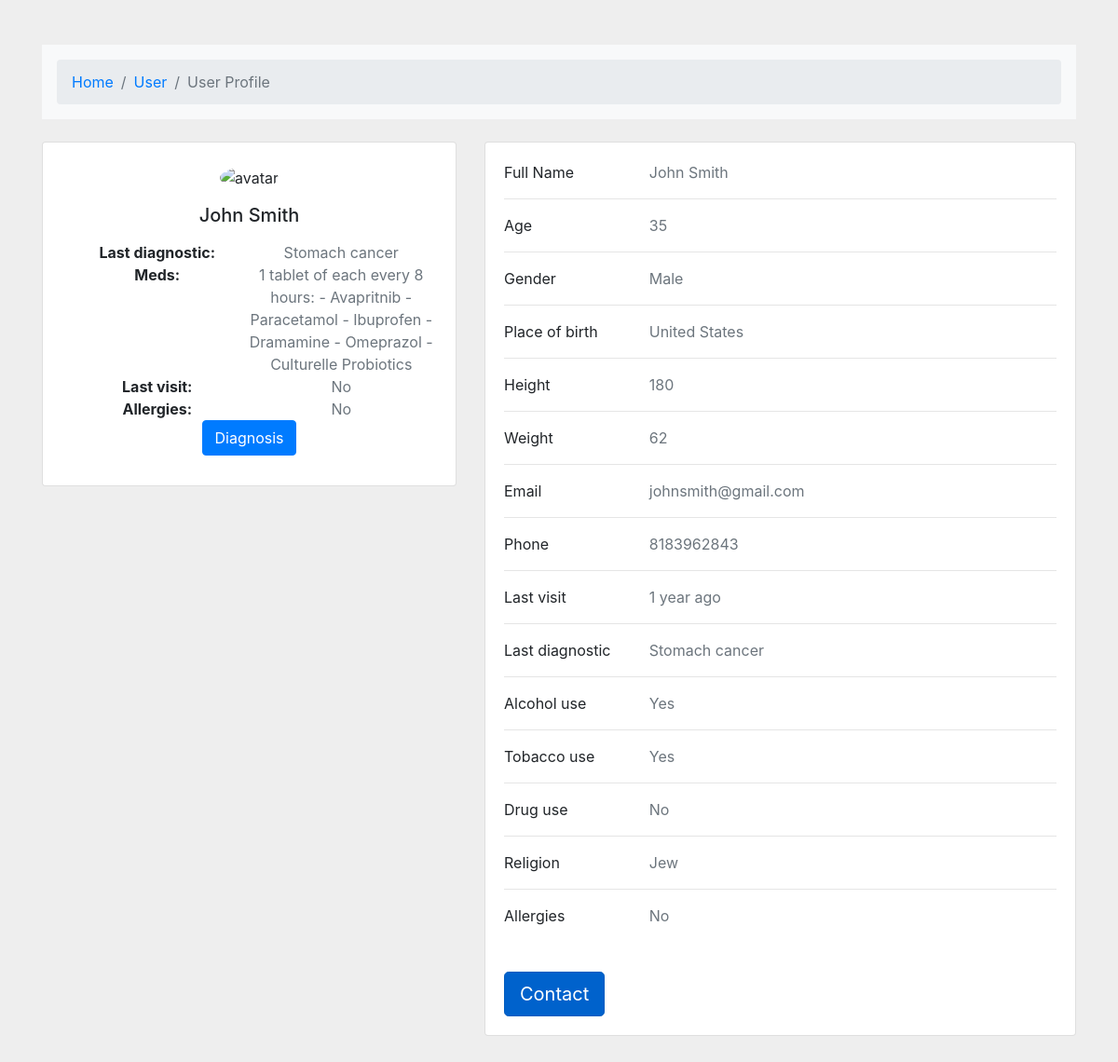
The page /patient/ on the database its author committed.
### blog/models.py (models this page shows)
class Patient(models.Model):
   genderOptions = (
       (
           'Male',
           'Male',
       ),
       (
           'Female',
           'Female',
       ),
       (
           'Prefer not to say',
           'Prefer not to say',
       ),
   )
   yes_no = (
       (
           'No',
           'No',
       ),
       (
           'Yes',
           'Yes'
       )
   )
   name = models.CharField(max_length=150,null=True)
   age = models.IntegerField(null=True)
   gender = models.CharField(max_length=100,choices=genderOptions,null=True)
   place_of_birth = models.CharField(max_length=100,null=True)
   height = models.IntegerField(null=True)
   weight = models.IntegerField(null=True)
   mail = models.CharField(max_length = 100,null=True)
   phone = models.IntegerField(null=True)
   last_visit = models.TextField(null=True)
   alcohol = models.CharField(max_length=100, choices=yes_no,null=True)
   smoke = models.CharField(max_length=100, choices=yes_no,null=True)
   drugs = models.CharField(max_length=100, choices=yes_no,null=True)
   religion = models.CharField(max_length=255,null=True)
   allergies = models.CharField(max_length=100, choices=yes_no,null=True)
   last_diagnostic = models.TextField(null=True)
   meds = models.TextField(null=True)

### blog/views.py (the view)
# urls.py: path('patient/', patient),
def patient(request):
    if request.method == "POST":
        form = Patient(request.POST)
        if form.is_valid():
            post = form.save(commit=False)
            post.name = request.name
            post.save()
            print(Patient.objects.all())
            return redirect('blog/patient.html', pk=post.pk)
    else:
        patients = Patient.objects.all()
        patient = patients.first()
        form = Patient()
        return render(request, 'blog/patient.html',{'patient':patient})

### blog/templates/blog/patient.html (shortened to what this page needs)
<!doctype html>
<html lang="en">
  <head>
    <link rel="stylesheet" href="https://cdn.jsdelivr.net/npm/bootstrap@4.3.1/dist/css/bootstrap.min.css">
  </head>
  <body>
  <section style="background-color: #eee;">
    <div class="container py-5">
      <div class="row">
        <div class="col">
          <nav aria-label="breadcrumb" class="bg-light rounded-3 p-3 mb-4">
            <ol class="breadcrumb mb-0">
              <li class="breadcrumb-item"><a href="#">Home</a></li>
              <li class="breadcrumb-item"><a href="#">User</a></li>
              <li class="breadcrumb-item active" aria-current="page">User Profile</li>
            </ol>
          </nav>
        </div>
      </div>
      <div class="row">
        <div class="col-lg-5">
          <div class="card mb-4">
            <div class="p-4 card-body text-center">
              <img src="https://mdbcdn.b-cdn.net/img/Photos/new-templates/bootstrap-chat/ava3.webp" alt="avatar"
                class="rounded-circle img-fluid" style="width: 150px;">
              <h5 class="my-3">{{patient.name}}</h5>
              <b class="float-left" style="width: 50%; text-align: center;">Last diagnostic:</b><span class = "float-left text-muted" style="width: 50%; text-align: center;">{{patient.last_diagnostic}}</span>
              <br>
              <b class="float-left" style="width: 50%; text-align: center;">Meds:</b><span class = "float-left  text-muted" style="width: 50%; text-align: center;">{{patient.meds}}</span>
              <br>
              <b class="float-left" style="width: 50%; text-align: center;">Last visit:</b><span class = "float-left text-muted" style="width: 50%; text-align: center;">{{patient.allergies}}</span>
              <br>
              <b class="float-left" style="width: 50%; text-align: center;">Allergies:</b><span class = "float-left text-muted" style="width: 50%; text-align: center;">{{patient.allergies}}</span>
              <br>
              <br>
              <div class="d-float justify-align-center mb-2">
                <a href="/diagnosis" type="button" class="btn btn-primary">Diagnosis</a>
              </div>
            </div>
          </div>
        </div>
        <div class="col-lg-7">
          <div class="card mb-4">
            <div class="card-body">
              <div class="row">
                <div class="col-sm-3">
                  <p class="mb-0">Full Name</p>
                </div>
                <div class="col-sm-9">
                  <p class="text-muted mb-0">{{patient.name}}</p>
                </div>
              </div>
              <hr>
              <div class="row">
                <div class="col-sm-3">
                  <p class="mb-0">Age</p>
                </div>
                <div class="col-sm-9">
                  <p class="text-muted mb-0">{{patient.age}}</p>
                </div>
              </div>
              <hr>
              <div class="row">
                <div class="col-sm-3">
                  <p class="mb-0">Gender</p>
                </div>
                <div class="col-sm-9">
                  <p class="text-muted mb-0">{{patient.gender}}</p>
                </div>
              </div>
              <hr><div class="row">
                <div class="col-sm-3">
                  <p class="mb-0">Place of birth</p>
                </div>
                <div class="col-sm-9">
                  <p class="text-muted mb-0">{{patient.place_of_birth}}</p>
                </div>
              </div>
              <hr>
              <div class="row">
                <div class="col-sm-3">
                  <p class="mb-0">Height</p>
                </div>
                <div class="col-sm-9">
                  <p class="text-muted mb-0">{{patient.height}}</p>
                </div>
              </div>
              <hr>
              <div class="row">
                <div class="col-sm-3">
                  <p class="mb-0">Weight</p>
                </div>
                <div class="col-sm-9">
                  <p class="text-muted mb-0">{{patient.weight}}</p>
                </div>
              </div>
              <hr>
              <div class="row">
                <div class="col-sm-3">
                  <p class="mb-0">Email</p>
                </div>
                <div class="col-sm-9">
                  <p class="text-muted mb-0">{{patient.mail}}</p>
                </div>
              </div>
              <hr>
              <div class="row">
                <div class="col-sm-3">
                  <p class="mb-0">Phone</p>
                </div>
                <div class="col-sm-9">
                  <p class="text-muted mb-0">{{patient.phone}}</p>
                </div>
                </div>
                <hr>
                <div class="row">
                  <div class="col-sm-3">
                    <p class="mb-0">Last visit</p>
                  </div>
                  <div class="col-sm-9">
                    <p class="text-muted mb-0">{{patient.last_visit}}</p>
                  </div>
                  </div>
                  <hr>
                  <div class="row">
                    <div class="col-sm-3">
                      <p class="mb-0">Last diagnostic</p>
                    </div>
                    <div class="col-sm-9">
                      <p class="text-muted mb-0">{{patient.last_diagnostic}}</p>
                    </div>
                    </div>
                    <hr>
                  <div class="row">
                    <div class="col-sm-3">
                      <p class="mb-0">Alcohol use</p>
                    </div>
                    <div class="col-sm-9">
                      <p class="text-muted mb-0">{{patient.alcohol}}</p>
                    </div>
                    </div>
                    <hr>
                    <div class="row">
                      <div class="col-sm-3">
                        <p class="mb-0">Tobacco use</p>
                      </div>
                      <div class="col-sm-9">
                        <p class="text-muted mb-0">{{patient.smoke}}</p>
                      </div>
                      </div>
                      <hr>
                      <div class="row">
                        <div class="col-sm-3">
                          <p class="mb-0">Drug use</p>
                        </div>
                        <div class="col-sm-9">
                          <p class="text-muted mb-0">{{patient.drugs}}</p>
                        </div>
                        </div>
                        <hr>
                        <div class="row">
                          <div class="col-sm-3">
                            <p class="mb-0">Religion</p>
                          </div>
                          <div class="col-sm-9">
                            <p class="text-muted mb-0">{{patient.religion}}</p>
                          </div>
                          </div>
                          <hr>
                          <div class="row">
                            <div class="col-sm-3">
                              <p class="mb-0">Allergies</p>
                            </div>
                            <div class="col-sm-9">
                              <p class="text-muted mb-0">{{patient.allergies}}</p>
                            </div>
                            </div>
                            <br>
                            <br>
                            <a href="#" class="btn btn-primary btn-lg active" role="button" aria-pressed="true">Contact</a>
            </div>
  </body>
</html>

### rows shown on the page
Patient: name "John Smith", last_diagnostic "Stomach cancer", meds "1 tablet of each every 8 hours: - Avapritnib - Paracetamol - Ibuprofen - Dramamine - Omeprazol - Culturelle Probiotics", allergies "No", age "35", gender "Male", place_of_birth "United States", height "180", weight "62", mail "johnsmith@gmail.com", phone "8183962843", last_visit "1 year ago", alcohol "Yes", smoke "Yes", drugs "No", religion "Jew"
